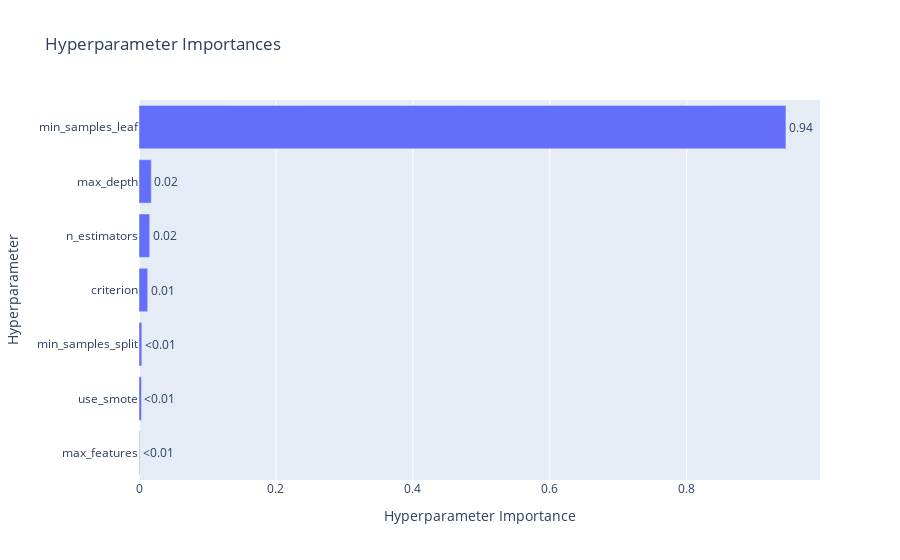

This figure's notebook cell:
### Code cell
p_importance_feat_eng = optuna.visualization.plot_param_importances(study_feat_eng)
p_importance_feat_eng.show()

### Figure 1 — Plotly figure (JSON) as saved in the notebook; plotly's stock layout.template omitted (floating-point values rounded to 4 significant figures)
{"data": [{"cliponaxis": false, "hovertemplate": ["max_features (CategoricalDistribution): 0.0009335389788431559<extra></extra>", "use_smote (CategoricalDistribution): 0.003606788126409239<extra></extra>", "min_samples_split (IntDistribution): 0.004142297499466352<extra></extra>", "criterion (CategoricalDistribution): 0.012697799760898515<extra></extra>", "n_estimators (IntDistribution): 0.015658656107875406<extra></extra>", "max_depth (IntDistribution): 0.017988296223076565<extra></extra>", "min_samples_leaf (IntDistribution): 0.9449726233034309<extra></extra>"], "name": "Objective Value", "orientation": "h", "text": ["<0.01", "<0.01", "<0.01", "0.01", "0.02", "0.02", "0.94"], "textposition": "outside", "type": "bar", "x": [0.0009335, 0.003607, 0.004142, 0.0127, 0.01566, 0.01799, 0.945], "y": ["max_features", "use_smote", "min_samples_split", "criterion", "n_estimators", "max_depth", "min_samples_leaf"]}], "layout": {"title": {"text": "Hyperparameter Importances"}, "xaxis": {"title": {"text": "Hyperparameter Importance"}}, "yaxis": {"title": {"text": "Hyperparameter"}}}}
